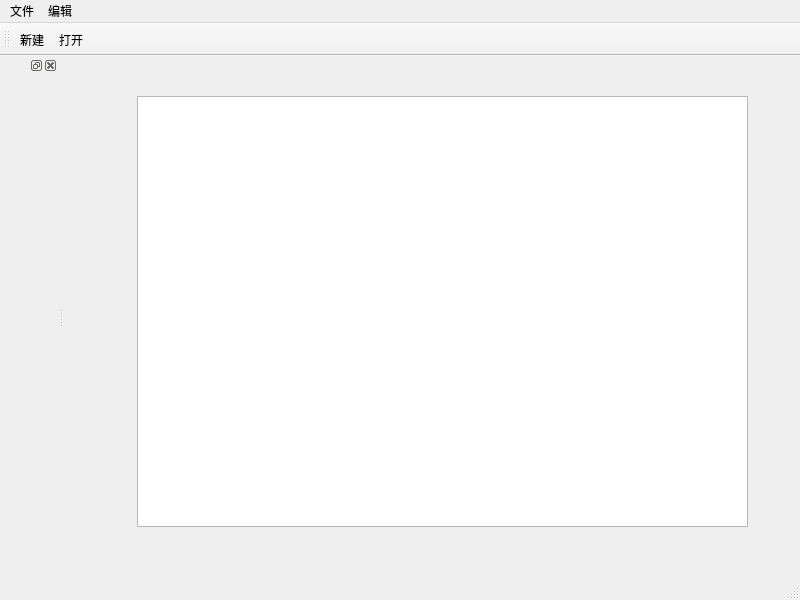
<?xml version="1.0" encoding="UTF-8"?>
<ui version="4.0">
 <class>MainWindow</class>
 <widget class="QMainWindow" name="MainWindow">
  <property name="geometry">
   <rect>
    <x>0</x>
    <y>0</y>
    <width>800</width>
    <height>600</height>
   </rect>
  </property>
  <property name="windowTitle">
   <string>MainWindow</string>
  </property>
  <widget class="QWidget" name="centralwidget">
   <widget class="QTextEdit" name="textEdit">
    <property name="geometry">
     <rect>
      <x>73</x>
      <y>40</y>
      <width>611</width>
      <height>431</height>
     </rect>
    </property>
   </widget>
  </widget>
  <widget class="QMenuBar" name="menubar">
   <property name="geometry">
    <rect>
     <x>0</x>
     <y>0</y>
     <width>800</width>
     <height>22</height>
    </rect>
   </property>
   <widget class="QMenu" name="menu">
    <property name="title">
     <string>文件</string>
    </property>
    <addaction name="actionnew"/>
    <addaction name="separator"/>
    <addaction name="actionopen"/>
   </widget>
   <widget class="QMenu" name="menu_2">
    <property name="title">
     <string>编辑</string>
    </property>
   </widget>
   <addaction name="menu"/>
   <addaction name="menu_2"/>
  </widget>
  <widget class="QStatusBar" name="statusbar"/>
  <widget class="QToolBar" name="toolBar">
   <property name="windowTitle">
    <string>toolBar</string>
   </property>
   <attribute name="toolBarArea">
    <enum>TopToolBarArea</enum>
   </attribute>
   <attribute name="toolBarBreak">
    <bool>false</bool>
   </attribute>
   <addaction name="actionnew"/>
   <addaction name="actionopen"/>
  </widget>
  <widget class="QDockWidget" name="dockWidget">
   <attribute name="dockWidgetArea">
    <number>1</number>
   </attribute>
   <widget class="QWidget" name="dockWidgetContents"/>
  </widget>
  <action name="actionnew">
   <property name="text">
    <string>新建</string>
   </property>
  </action>
  <action name="actionopen">
   <property name="text">
    <string>打开</string>
   </property>
  </action>
 </widget>
 <resources/>
 <connections/>
</ui>
